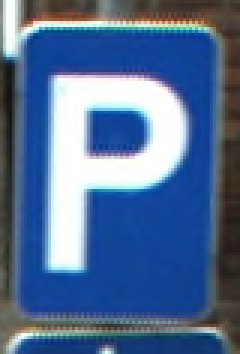
%> input picture Backup_4.2/P.ppm, 80 x 118 px (shown 3 times larger)
$ octave --eval "result = BlueSign(imread('../Backup_4.2/P.ppm'));"   (GNU Octave 9; MATLAB toolbox functions it lacks are replaced by stand-ins)
%> lines starting %> are read from the running program, lines starting %| are printed output that depends on the picture; in (x1, y1, x2, y2) boxes, pixels count from 0 and x2, y2 are one past the last pixel; in counts of white or black regions, pixels touching at a corner belong together; the program's own positions count from 1
### HOG_SVM/BestBlob.m
%This function is to find maximum blob with admissable Aspect Ratio in binary image
%The input must be binary image

function blob = BestBlob(imgSign)

%check whether the image is binary
if class(imgSign) ~= 'logical'
    disp('Please input binary image');
end

%find blob properties
stats = regionprops(imgSign);
%display stats
disp('stats: ');
disp(stats);

%find the maximum blob
%AspectRatio between 0.6 ~ 1.4
%intensity density in boundingBox > 70%
maxlabel = 0;
maxArea = 0;
for i = 1 : max(size(stats))
    ratio = AspectRatio(stats(i));
    % [15 lines of commented-out code are left out]

    if ratio > 0.6 && ratio < 2.5 %&& density > 0.5
        if maxArea < stats(i).Area
         maxArea = stats(i).Area
         maxlabel = i;
        end
    end
end

% [7 lines of commented-out code are left out]

if maxlabel == 0 || maxArea < 60
    blob = 0; %no red traffic sign
else %area > 60 otherwise boundingbox does not draw clear
    blob = stats(maxlabel);
end

end

### HOG_SVM/AspectRatio.m
%This function is to find aspect ratio (height/width) of blob
%The input is blob properties
%The output will be aspect ratio

function ratio = AspectRatio(blob)

%find aspect ratio for triangle traffic sign
height = blob.BoundingBox(4);
width = blob.BoundingBox(3);
ratio = height/width;

end

### HOG_SVM/BlueSign.m
%This function is to threshold Red Signs
%add function output

function blob = BlueSign(image)

%read image and convert to HSV
imgHSV = rgb2hsv(image);
%> imgHSV: size 118x80x3 double; mean H, S, V 0.472, 0.522, 0.602

%Separate HSV channel and remove noise
imgH = medfilt2(imgHSV(:,:,1));
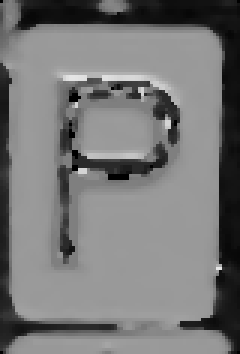
%> imgH: size 118x80 double (shown 3 times larger); min 0, max 0.905, mean 0.471
imgS = medfilt2(imgHSV(:,:,2));
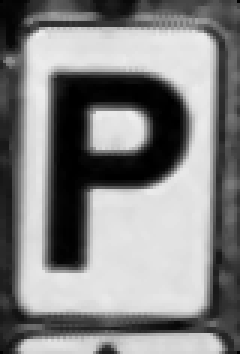
%> imgS: size 118x80 double (shown 3 times larger); min 0, max 0.934, mean 0.522


% Initialize Sign Image
sz = size(imgHSV(:,:,1));
%> sz = [118 80]
imgSign = zeros(sz,'logical');
%> imgSign: size 118x80 logical; every value is 0

%The sign might not to occur in lower one-thrid of the image
%To reduce computation load, here ignore the lower one-thrid of the image
%{
sizeRow = length(imgH(:,1)) * 2 /3;
ColStart = uint32(length(imgH(1,:)) / 3);
%}

%color threshold image in HSV color space
%the blue color Hue between 0.55 ~ 0.625
%the Saturation > 0.6
for i = 1 : length(imgH(:,1))
    for j = 1 : length(imgH(1,:))
        if imgH(i,j,1) >= 0.55 && imgH(i,j,1) < 0.625 && imgS(i,j) > 0.6
            imgSign(i,j,1) = 1;
        else
            imgSign(i,j,1) = 0;
        end
    end
end
%> this loop made 118 passes
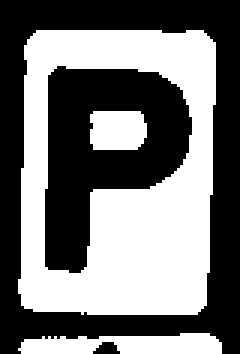
%> imgSign: size 118x80 logical (shown 3 times larger); 46.4% white; 3 white regions, box (x1, y1, x2, y2) and area: (6, 10, 72, 105) 3787, (6, 111, 74, 118) 365, (30, 37, 49, 50) 230

%show binary image
%imshow(imgSign);
%hold on;


%Binary Image post-processing
imgSign = bwareaopen(imgSign,10);
imgSign = imfill(imgSign,'holes');
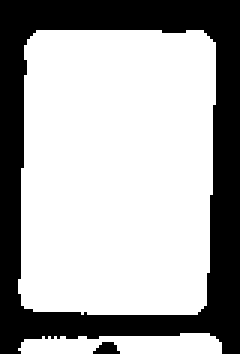
%> imgSign: size 118x80 logical (shown 3 times larger); 66.8% white; 2 black regions, box (x1, y1, x2, y2) and area: (0, 0, 80, 118) 3105, (31, 114, 40, 118) 26
seY = strel('disk' , 20);
imgSign = imclose(imgSign,seY);
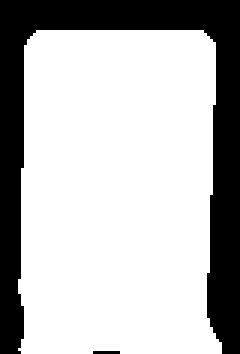
%> imgSign: size 118x80 logical (shown 3 times larger); 72.2% white; 2 black regions (1 under 20 px)

%!!!For TEST
%show binary image

%imshow(imgSign);
%hold on;


%find best blob; within aspect ratio range and max area
blob = BestBlob(imgSign);
%> in BestBlob, `stats = regionprops(imgSign);`: stats = 1 region; box (x1, y1, x2, y2), Area and Centroid: (6, 10, 74, 118) 6813 [39.7 64.5]
%|     Area = 6813
%|     Centroid =
%|        39.668   64.504
%|     BoundingBox =
%|          6.5000    10.5000    68.0000   108.0000
%> the loop in BestBlob, `for i = 1 : max(size(stats))` made 1 pass
%> (height in AspectRatio, width in AspectRatio, ratio, maxArea, maxlabel) on pass 1: (108, 68, 1.59, 6813, 1)
%> in BestBlob, `blob = stats(maxlabel);`: blob has the same summary as stats
%> blob has the same summary as stats in BestBlob
%> `result = BlueSign(imread('../Backup_4.2/P.ppm'));`: result has the same summary as stats in BestBlob

% [5 lines of commented-out code are left out]

end
